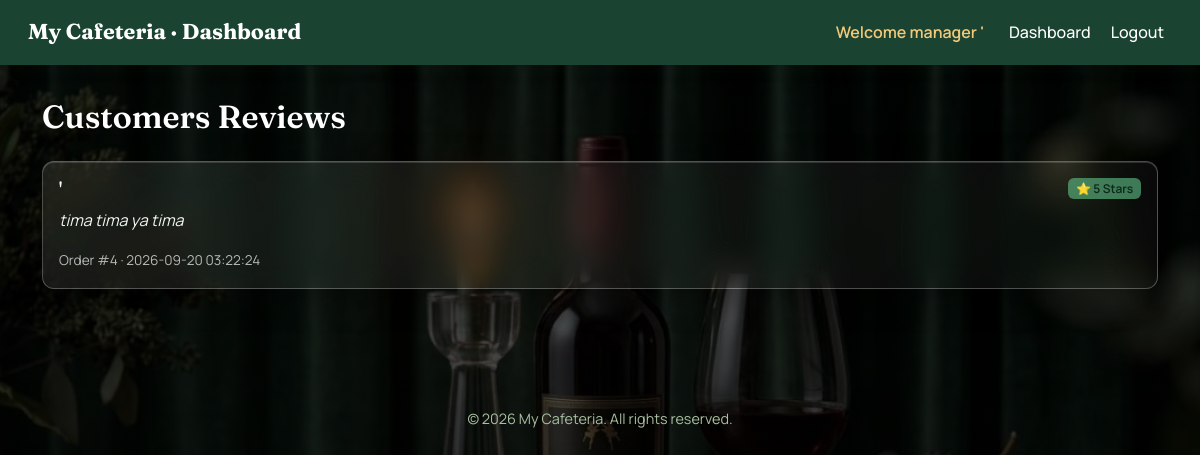
/customers_reviews (signed in), run on the app's committed database.
### tables this page shows
CREATE TABLE reviews (
    id INTEGER PRIMARY KEY AUTOINCREMENT,
    user_id INTEGER NOT NULL,
    order_id INTEGER NOT NULL,
    rating INTEGER NOT NULL CHECK(rating >= 1 AND rating <= 5),
    comment TEXT,
    created_at DATETIME DEFAULT CURRENT_TIMESTAMP,
    FOREIGN KEY (user_id) REFERENCES users(id),
    FOREIGN KEY (order_id) REFERENCES orders(id)
    
);

CREATE TABLE users (
    id INTEGER PRIMARY KEY AUTOINCREMENT,
    user_name TEXT NOT NULL UNIQUE,
    password_hash TEXT NOT NULL,
    role TEXT NOT NULL DEFAULT 'user' CHECK(role IN ('admin', 'user')),
    points INTEGER DEFAULT 0,
    created_at DATETIME DEFAULT CURRENT_TIMESTAMP
);

### app.py (the view)
@app.route("/customers_reviews")
@login_required
@admin_required
def customers_reviews():
    reviews = db.execute("SELECT * FROM reviews JOIN users ON reviews.user_id = users.id order by reviews.created_at DESC")
    return render_template("customers_reviews.html", reviews=reviews)

### app.py (called while the page is built)
@app.context_processor
def inject_flash_helpers():
    def flash_class(category):
        mapping = {
            "success": "success",
            "warning": "warning",
            "info": "info",
            "danger": "danger",
            "error": "danger",
        }
        return mapping.get(category or "", "info")
    def format_price(value):
        formatted = f"{float(value):.2f}"
        return formatted.rstrip("0").rstrip(".")
    return {"flash_class": flash_class, "format_price": format_price}

def login_required(func):
    @wraps(func)
    def decorator(*args, **kwargs):
        if session.get("user_id") is None:
            flash('you need to login first!', 'warning')
            return redirect("/login")
        return func(*args, **kwargs)
    return decorator

def admin_required(func):
    @wraps(func)
    def decorator_func(*args, **kwargs):
        if session.get("role") != "admin":
            flash('NOT ALLOWED', 'danger')
            return redirect("/")
        return func(*args, **kwargs)
    return decorator_func

### templates/customers_reviews.html (shortened to what this page needs)
{% extends "dashboard.html" %}
{% block content %}
<div class="container reviews-page">
    <h2 class="mb-4">Customers Reviews</h2>
    {% if reviews %}
        <div class="row g-3">
            {% for review in reviews %}
            <div class="col-12">
                <div class="card review-card">
                    <div class="card-body">
                        <div class="d-flex justify-content-between align-items-start flex-wrap gap-2 mb-2">
                            <h5 class="card-title mb-0">{{ review.user_name }}</h5>
                            <span class="badge rating-badge">⭐ {{ review.rating }} Stars</span>
                        </div>
                        <p class="card-text review-comment">{{ review.comment }}</p>
                        <p class="card-text review-meta mb-0">Order #{{ review.order_id }} &middot; {{ review.created_at }}</p>
                    </div>
                </div>
            </div>
            {% endfor %}
        </div>
    {% else %}
        <p class="text-muted">No reviews have been submitted yet.</p>
    {% endif %}
</div>
{% endblock %}

### static/style.css (style rules this page uses)
:root { --color-primary: #1B4332; --color-primary-light: #2D6A4F; --color-primary-dark: #0D2818; --color-secondary: #7C9473; --color-secondary-light: #A8BFA0; --color-secondary-dark: #5A7052; --color-background: #0B3541; --color-surface: #C6D4B0; --color-card: #FFFFFF; --color-card-border: #A9BC8E; --color-card-muted: #DDD2B9; --color-navy: #16213E; --color-text: #1C2A20; --color-text-muted: #5B6B5C; --color-text-on-primary: #FFFFFF; --color-accent: #7485b43f; --color-accent-light: #64ca8f94; --color-accent-dark: #3c446b; --color-success: #2B8C55; --color-warning: #C1682F; --color-danger: #B3403A; --color-info: #3E6FA0; --shadow-sm: 0 1px 3px rgba(28, 42, 32, 0.10); --shadow-md: 0 4px 14px rgba(28, 42, 32, 0.16); --radius-sm: 6px; --radius-md: 12px; --font-heading: 'Fraunces', Georgia, serif; --font-body: 'Manrope', -apple-system, BlinkMacSystemFont, "Segoe UI", sans-serif; --glass-bg: linear-gradient(135deg, rgba(255,255,255,0.09), rgba(255,255,255,0.03)); --glass-border: rgba(255, 255, 255, 0.26); --glass-blur: blur(16px) saturate(160%); --glass-shadow: 0 8px 32px rgba(0, 0, 0, 0.35), inset 0 1px 0 rgba(255,255,255,0.14); --glass-shadow-hover: 0 14px 44px rgba(0, 0, 0, 0.45), inset 0 1px 0 rgba(255,255,255,0.18); --color-text-glass: #F3F7F1; --color-text-glass-muted: rgba(243, 247, 241, 0.72); --color-neon: #34E3A1; --color-neon-glow: rgba(52, 227, 161, 0.55); --color-neon-glow-soft: rgba(52, 227, 161, 0.28); --glass-input-bg: rgba(0, 0, 0, 0.28); --glass-input-border: rgba(255, 255, 255, 0.30); --color-label: #20afb4; }
* { box-sizing: border-box; }
body { margin: 0; background-image: linear-gradient(rgba(0, 0, 0, 0.7), rgba(0, 0, 0, 0.7)), url('images/B.jpg'); background-size: cover; background-position: center; background-repeat: no-repeat; background-attachment: fixed; color: var(--color-text-on-primary); font-family: var(--font-body); line-height: 1.6; }
h1, h2, h3, h4, h5, h6 { font-family: var(--font-heading); color: var(--color-text-on-primary); font-weight: 600; line-height: 1.25; }
.card { background: var(--glass-bg); border: 1px solid var(--glass-border); border-radius: var(--radius-md); box-shadow: var(--glass-shadow); backdrop-filter: var(--glass-blur); -webkit-backdrop-filter: var(--glass-blur); color: var(--color-text-glass); }
.card-title { font-family: var(--font-heading); color: var(--color-text-glass); }
.reviews-page { padding-top: 2rem; padding-bottom: 3rem; }
.review-card .card-title { font-size: 1.1rem; }
.rating-badge { background-color: var(--color-accent-light); color: var(--color-primary-dark); font-weight: 600; white-space: nowrap; }
.review-comment { color: var(--color-text-glass); font-style: italic; }
.review-meta { color: var(--color-text-glass-muted); font-size: 0.85rem; }

### data on the page
reviews: user_name "'", rating "5", comment "tima tima ya tima", order_id "4", created_at "2026-09-20 03:22:24"

### other printed values
{{ session['user_name'] }} "'"
